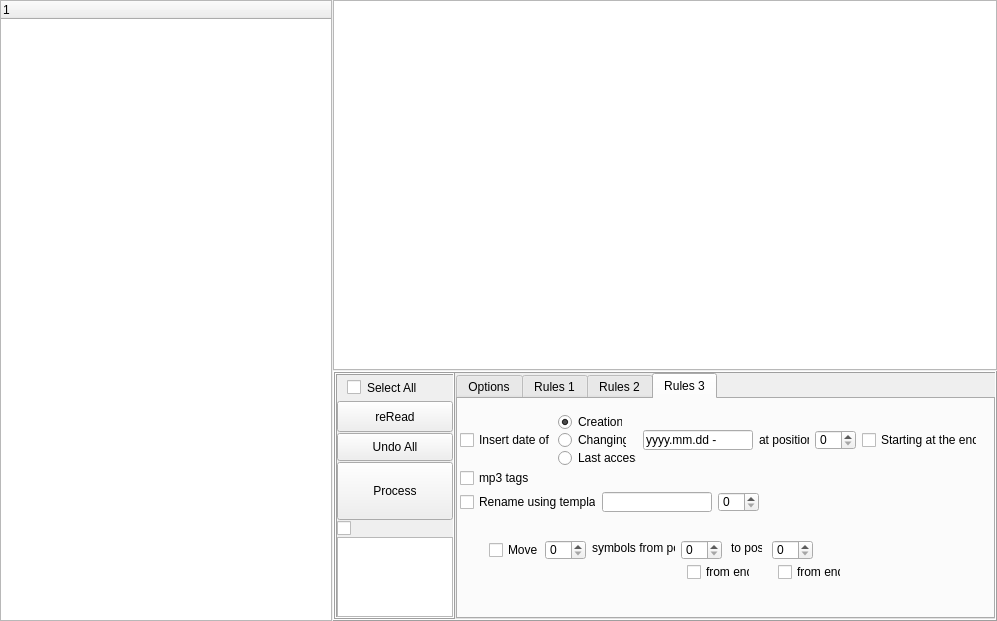
<?xml version="1.0" encoding="UTF-8"?>
<ui version="4.0">
 <class>qt_002_dirTreeClass</class>
 <widget class="QMainWindow" name="qt_002_dirTreeClass">
  <property name="geometry">
   <rect>
    <x>0</x>
    <y>0</y>
    <width>997</width>
    <height>621</height>
   </rect>
  </property>
  <property name="windowTitle">
   <string>qt_002_dirTree</string>
  </property>
  <widget class="QWidget" name="centralWidget">
   <layout class="QGridLayout" name="gridLayout_2">
    <property name="leftMargin">
     <number>0</number>
    </property>
    <property name="topMargin">
     <number>0</number>
    </property>
    <property name="rightMargin">
     <number>0</number>
    </property>
    <property name="bottomMargin">
     <number>0</number>
    </property>
    <property name="spacing">
     <number>0</number>
    </property>
    <item row="0" column="0">
     <layout class="QHBoxLayout" name="horizontalLayout_2" stretch="1,2">
      <property name="spacing">
       <number>1</number>
      </property>
      <item>
       <widget class="QTreeWidget" name="treeWidget">
        <property name="horizontalScrollBarPolicy">
         <enum>Qt::ScrollBarAsNeeded</enum>
        </property>
        <property name="sizeAdjustPolicy">
         <enum>QAbstractScrollArea::AdjustIgnored</enum>
        </property>
        <property name="horizontalScrollMode">
         <enum>QAbstractItemView::ScrollPerItem</enum>
        </property>
        <property name="uniformRowHeights">
         <bool>false</bool>
        </property>
        <property name="sortingEnabled">
         <bool>false</bool>
        </property>
        <attribute name="headerDefaultSectionSize">
         <number>100</number>
        </attribute>
        <attribute name="headerMinimumSectionSize">
         <number>31</number>
        </attribute>
        <attribute name="headerShowSortIndicator" stdset="0">
         <bool>false</bool>
        </attribute>
        <attribute name="headerStretchLastSection">
         <bool>true</bool>
        </attribute>
        <column>
         <property name="text">
          <string notr="true">1</string>
         </property>
        </column>
       </widget>
      </item>
      <item>
       <layout class="QVBoxLayout" name="verticalLayout" stretch="5,3">
        <property name="spacing">
         <number>1</number>
        </property>
        <item>
         <widget class="QTableWidget" name="tableWidget"/>
        </item>
        <item>
         <widget class="QFrame" name="frame_2">
          <property name="minimumSize">
           <size>
            <width>0</width>
            <height>250</height>
           </size>
          </property>
          <property name="maximumSize">
           <size>
            <width>16777215</width>
            <height>250</height>
           </size>
          </property>
          <property name="frameShape">
           <enum>QFrame::Box</enum>
          </property>
          <property name="frameShadow">
           <enum>QFrame::Raised</enum>
          </property>
          <layout class="QGridLayout" name="gridLayout">
           <property name="leftMargin">
            <number>0</number>
           </property>
           <property name="topMargin">
            <number>0</number>
           </property>
           <property name="rightMargin">
            <number>0</number>
           </property>
           <property name="bottomMargin">
            <number>0</number>
           </property>
           <property name="spacing">
            <number>0</number>
           </property>
           <item row="0" column="0">
            <layout class="QHBoxLayout" name="horizontalLayout">
             <property name="spacing">
              <number>1</number>
             </property>
             <item>
              <widget class="QFrame" name="frame">
               <property name="minimumSize">
                <size>
                 <width>120</width>
                 <height>0</height>
                </size>
               </property>
               <property name="maximumSize">
                <size>
                 <width>120</width>
                 <height>16777215</height>
                </size>
               </property>
               <property name="frameShape">
                <enum>QFrame::Box</enum>
               </property>
               <property name="frameShadow">
                <enum>QFrame::Raised</enum>
               </property>
               <layout class="QGridLayout" name="gridLayout_3" columnstretch="0">
                <property name="leftMargin">
                 <number>0</number>
                </property>
                <property name="topMargin">
                 <number>0</number>
                </property>
                <property name="rightMargin">
                 <number>0</number>
                </property>
                <property name="bottomMargin">
                 <number>0</number>
                </property>
                <property name="horizontalSpacing">
                 <number>0</number>
                </property>
                <property name="verticalSpacing">
                 <number>1</number>
                </property>
                <item row="0" column="0">
                 <widget class="QCheckBox" name="checkBoxSelAll">
                  <property name="baseSize">
                   <size>
                    <width>0</width>
                    <height>0</height>
                   </size>
                  </property>
                  <property name="layoutDirection">
                   <enum>Qt::LeftToRight</enum>
                  </property>
                  <property name="autoFillBackground">
                   <bool>false</bool>
                  </property>
                  <property name="styleSheet">
                   <string notr="true">QCheckBox { padding: 5px; padding-left: 10px; }</string>
                  </property>
                  <property name="text">
                   <string>Select All</string>
                  </property>
                  <property name="iconSize">
                   <size>
                    <width>16</width>
                    <height>16</height>
                   </size>
                  </property>
                  <property name="tristate">
                   <bool>false</bool>
                  </property>
                 </widget>
                </item>
                <item row="1" column="0">
                 <widget class="QPushButton" name="reReadPushButton">
                  <property name="styleSheet">
                   <string notr="true">QPushButton { height: 23px;  }</string>
                  </property>
                  <property name="text">
                   <string>reRead</string>
                  </property>
                 </widget>
                </item>
                <item row="10" column="0">
                 <widget class="QListWidget" name="listWidgetExtensions"/>
                </item>
                <item row="4" column="0">
                 <widget class="QPushButton" name="pushButtonProcess">
                  <property name="styleSheet">
                   <string notr="true">QPushButton { height: 50px;  }</string>
                  </property>
                  <property name="text">
                   <string>Process</string>
                  </property>
                 </widget>
                </item>
                <item row="9" column="0">
                 <widget class="QCheckBox" name="cb0">
                  <property name="text">
                   <string/>
                  </property>
                 </widget>
                </item>
                <item row="2" column="0">
                 <widget class="QPushButton" name="pb_Undo">
                  <property name="styleSheet">
                   <string notr="true">QPushButton { height: 20px;  }</string>
                  </property>
                  <property name="text">
                   <string>Undo All</string>
                  </property>
                 </widget>
                </item>
               </layout>
              </widget>
             </item>
             <item>
              <widget class="QTabWidget" name="tabWidget">
               <property name="currentIndex">
                <number>3</number>
               </property>
               <widget class="QWidget" name="tab_4">
                <attribute name="title">
                 <string>Options</string>
                </attribute>
                <widget class="QCheckBox" name="cb_dirs">
                 <property name="geometry">
                  <rect>
                   <x>10</x>
                   <y>20</y>
                   <width>111</width>
                   <height>18</height>
                  </rect>
                 </property>
                 <property name="text">
                  <string>Include Directories</string>
                 </property>
                </widget>
               </widget>
               <widget class="QWidget" name="tab">
                <attribute name="title">
                 <string>Rules 1</string>
                </attribute>
                <widget class="QWidget" name="layoutWidget">
                 <property name="geometry">
                  <rect>
                   <x>9</x>
                   <y>3</y>
                   <width>486</width>
                   <height>214</height>
                  </rect>
                 </property>
                 <layout class="QVBoxLayout" name="verticalLayout_2">
                  <item>
                   <layout class="QHBoxLayout" name="horizontalLayout_3">
                    <item>
                     <widget class="QCheckBox" name="cb1">
                      <property name="text">
                       <string>The First Symbol Of Every Word To Upper Case</string>
                      </property>
                     </widget>
                    </item>
                    <item>
                     <widget class="QCheckBox" name="cb2">
                      <property name="text">
                       <string>But skip short words (in, the, a, of)</string>
                      </property>
                      <property name="checked">
                       <bool>true</bool>
                      </property>
                     </widget>
                    </item>
                   </layout>
                  </item>
                  <item>
                   <widget class="QCheckBox" name="cb6">
                    <property name="text">
                     <string>File name to lower case (filename.*)</string>
                    </property>
                   </widget>
                  </item>
                  <item>
                   <widget class="QCheckBox" name="cb4">
                    <property name="text">
                     <string>Extension to lower case (*.jpg)</string>
                    </property>
                   </widget>
                  </item>
                  <item>
                   <widget class="QCheckBox" name="cb5">
                    <property name="text">
                     <string>File name to upper case (FILENAME.*)</string>
                    </property>
                   </widget>
                  </item>
                  <item>
                   <widget class="QCheckBox" name="cb3">
                    <property name="text">
                     <string>Extension to upper case (*.JPG)</string>
                    </property>
                   </widget>
                  </item>
                  <item>
                   <widget class="QCheckBox" name="cb7">
                    <property name="text">
                     <string>Trim spaces (&quot;   filename.txt  &quot; =&gt; &quot;filename.txt&quot;)</string>
                    </property>
                   </widget>
                  </item>
                  <item>
                   <widget class="QCheckBox" name="cb8">
                    <property name="text">
                     <string>Delete all non-letter symbols in the beginning of the file (&quot;_ file.txt&quot; =&gt; &quot;file.txt&quot;)</string>
                    </property>
                   </widget>
                  </item>
                  <item>
                   <widget class="QCheckBox" name="cb20">
                    <property name="text">
                     <string>Prepend all Capital Letters with Space Symbol</string>
                    </property>
                   </widget>
                  </item>
                  <item>
                   <widget class="QCheckBox" name="cb9">
                    <property name="text">
                     <string>Insert Space delimeter between letters and non-letters (&quot;10Filename.txt&quot; =&gt; &quot;10 Filename.txt&quot;)</string>
                    </property>
                   </widget>
                  </item>
                 </layout>
                </widget>
               </widget>
               <widget class="QWidget" name="tab_2">
                <attribute name="title">
                 <string>Rules 2</string>
                </attribute>
                <widget class="QCheckBox" name="cb10">
                 <property name="geometry">
                  <rect>
                   <x>2</x>
                   <y>13</y>
                   <width>118</width>
                   <height>18</height>
                  </rect>
                 </property>
                 <property name="maximumSize">
                  <size>
                   <width>130</width>
                   <height>16777215</height>
                  </size>
                 </property>
                 <property name="text">
                  <string>Replace in Filename</string>
                 </property>
                </widget>
                <widget class="QLineEdit" name="lineEdit_01">
                 <property name="geometry">
                  <rect>
                   <x>125</x>
                   <y>12</y>
                   <width>75</width>
                   <height>20</height>
                  </rect>
                 </property>
                 <property name="minimumSize">
                  <size>
                   <width>75</width>
                   <height>0</height>
                  </size>
                 </property>
                 <property name="maximumSize">
                  <size>
                   <width>75</width>
                   <height>16777215</height>
                  </size>
                 </property>
                </widget>
                <widget class="QLabel" name="label">
                 <property name="geometry">
                  <rect>
                   <x>206</x>
                   <y>12</y>
                   <width>23</width>
                   <height>16</height>
                  </rect>
                 </property>
                 <property name="minimumSize">
                  <size>
                   <width>23</width>
                   <height>0</height>
                  </size>
                 </property>
                 <property name="maximumSize">
                  <size>
                   <width>23</width>
                   <height>16777215</height>
                  </size>
                 </property>
                 <property name="baseSize">
                  <size>
                   <width>0</width>
                   <height>0</height>
                  </size>
                 </property>
                 <property name="text">
                  <string>with</string>
                 </property>
                </widget>
                <widget class="QLineEdit" name="lineEdit_02">
                 <property name="geometry">
                  <rect>
                   <x>235</x>
                   <y>12</y>
                   <width>75</width>
                   <height>20</height>
                  </rect>
                 </property>
                 <property name="minimumSize">
                  <size>
                   <width>75</width>
                   <height>0</height>
                  </size>
                 </property>
                 <property name="maximumSize">
                  <size>
                   <width>75</width>
                   <height>16777215</height>
                  </size>
                 </property>
                </widget>
                <widget class="QSpinBox" name="spinBox_01">
                 <property name="geometry">
                  <rect>
                   <x>316</x>
                   <y>12</y>
                   <width>41</width>
                   <height>20</height>
                  </rect>
                 </property>
                 <property name="minimumSize">
                  <size>
                   <width>0</width>
                   <height>0</height>
                  </size>
                 </property>
                 <property name="maximumSize">
                  <size>
                   <width>1111</width>
                   <height>16777215</height>
                  </size>
                 </property>
                </widget>
                <widget class="QCheckBox" name="cb11">
                 <property name="geometry">
                  <rect>
                   <x>402</x>
                   <y>13</y>
                   <width>127</width>
                   <height>18</height>
                  </rect>
                 </property>
                 <property name="text">
                  <string>Starting at the end</string>
                 </property>
                </widget>
                <widget class="QLineEdit" name="lineEdit_03">
                 <property name="geometry">
                  <rect>
                   <x>125</x>
                   <y>40</y>
                   <width>75</width>
                   <height>20</height>
                  </rect>
                 </property>
                 <property name="minimumSize">
                  <size>
                   <width>75</width>
                   <height>0</height>
                  </size>
                 </property>
                 <property name="maximumSize">
                  <size>
                   <width>75</width>
                   <height>16777215</height>
                  </size>
                 </property>
                </widget>
                <widget class="QLabel" name="label_3">
                 <property name="geometry">
                  <rect>
                   <x>206</x>
                   <y>40</y>
                   <width>23</width>
                   <height>16</height>
                  </rect>
                 </property>
                 <property name="minimumSize">
                  <size>
                   <width>23</width>
                   <height>0</height>
                  </size>
                 </property>
                 <property name="maximumSize">
                  <size>
                   <width>23</width>
                   <height>16777215</height>
                  </size>
                 </property>
                 <property name="baseSize">
                  <size>
                   <width>0</width>
                   <height>0</height>
                  </size>
                 </property>
                 <property name="text">
                  <string>with</string>
                 </property>
                </widget>
                <widget class="QCheckBox" name="cb13">
                 <property name="geometry">
                  <rect>
                   <x>402</x>
                   <y>41</y>
                   <width>127</width>
                   <height>18</height>
                  </rect>
                 </property>
                 <property name="text">
                  <string>Starting at the end</string>
                 </property>
                </widget>
                <widget class="QSpinBox" name="spinBox_02">
                 <property name="geometry">
                  <rect>
                   <x>316</x>
                   <y>40</y>
                   <width>41</width>
                   <height>20</height>
                  </rect>
                 </property>
                 <property name="minimumSize">
                  <size>
                   <width>0</width>
                   <height>0</height>
                  </size>
                 </property>
                 <property name="maximumSize">
                  <size>
                   <width>1111</width>
                   <height>16777215</height>
                  </size>
                 </property>
                </widget>
                <widget class="QCheckBox" name="cb12">
                 <property name="geometry">
                  <rect>
                   <x>2</x>
                   <y>41</y>
                   <width>118</width>
                   <height>18</height>
                  </rect>
                 </property>
                 <property name="maximumSize">
                  <size>
                   <width>118</width>
                   <height>16777215</height>
                  </size>
                 </property>
                 <property name="text">
                  <string>Replace in Extension</string>
                 </property>
                </widget>
                <widget class="QLineEdit" name="lineEdit_04">
                 <property name="geometry">
                  <rect>
                   <x>235</x>
                   <y>40</y>
                   <width>75</width>
                   <height>20</height>
                  </rect>
                 </property>
                 <property name="minimumSize">
                  <size>
                   <width>75</width>
                   <height>0</height>
                  </size>
                 </property>
                 <property name="maximumSize">
                  <size>
                   <width>75</width>
                   <height>16777215</height>
                  </size>
                 </property>
                </widget>
                <widget class="QLabel" name="label_4">
                 <property name="geometry">
                  <rect>
                   <x>363</x>
                   <y>40</y>
                   <width>33</width>
                   <height>16</height>
                  </rect>
                 </property>
                 <property name="minimumSize">
                  <size>
                   <width>33</width>
                   <height>0</height>
                  </size>
                 </property>
                 <property name="maximumSize">
                  <size>
                   <width>33</width>
                   <height>16777215</height>
                  </size>
                 </property>
                 <property name="text">
                  <string>times</string>
                 </property>
                </widget>
                <widget class="QLabel" name="label_2">
                 <property name="geometry">
                  <rect>
                   <x>363</x>
                   <y>12</y>
                   <width>33</width>
                   <height>16</height>
                  </rect>
                 </property>
                 <property name="minimumSize">
                  <size>
                   <width>33</width>
                   <height>0</height>
                  </size>
                 </property>
                 <property name="maximumSize">
                  <size>
                   <width>33</width>
                   <height>16777215</height>
                  </size>
                 </property>
                 <property name="text">
                  <string>times</string>
                 </property>
                </widget>
                <widget class="QLineEdit" name="lineEdit_07">
                 <property name="geometry">
                  <rect>
                   <x>61</x>
                   <y>171</y>
                   <width>110</width>
                   <height>20</height>
                  </rect>
                 </property>
                </widget>
                <widget class="QCheckBox" name="cb21">
                 <property name="geometry">
                  <rect>
                   <x>2</x>
                   <y>172</y>
                   <width>53</width>
                   <height>18</height>
                  </rect>
                 </property>
                 <property name="text">
                  <string>Insert</string>
                 </property>
                </widget>
                <widget class="QRadioButton" name="rb_006">
                 <property name="geometry">
                  <rect>
                   <x>179</x>
                   <y>194</y>
                   <width>75</width>
                   <height>18</height>
                  </rect>
                 </property>
                 <property name="text">
                  <string>using mask</string>
                 </property>
                </widget>
                <widget class="QLineEdit" name="lineEdit_10">
                 <property name="geometry">
                  <rect>
                   <x>271</x>
                   <y>193</y>
                   <width>110</width>
                   <height>20</height>
                  </rect>
                 </property>
                 <property name="text">
                  <string/>
                 </property>
                 <property name="placeholderText">
                  <string/>
                 </property>
                </widget>
                <widget class="QSpinBox" name="spinBox_07">
                 <property name="geometry">
                  <rect>
                   <x>402</x>
                   <y>193</y>
                   <width>41</width>
                   <height>20</height>
                  </rect>
                 </property>
                </widget>
                <widget class="QLabel" name="label_8">
                 <property name="geometry">
                  <rect>
                   <x>449</x>
                   <y>193</y>
                   <width>25</width>
                   <height>16</height>
                  </rect>
                 </property>
                 <property name="text">
                  <string>times</string>
                 </property>
                </widget>
                <widget class="QRadioButton" name="rb_005">
                 <property name="geometry">
                  <rect>
                   <x>179</x>
                   <y>172</y>
                   <width>86</width>
                   <height>18</height>
                  </rect>
                 </property>
                 <property name="text">
                  <string>at position of</string>
                 </property>
                </widget>
                <widget class="QLineEdit" name="lineEdit_09">
                 <property name="geometry">
                  <rect>
                   <x>271</x>
                   <y>171</y>
                   <width>110</width>
                   <height>20</height>
                  </rect>
                 </property>
                </widget>
                <widget class="QCheckBox" name="cb27">
                 <property name="geometry">
                  <rect>
                   <x>402</x>
                   <y>172</y>
                   <width>108</width>
                   <height>18</height>
                  </rect>
                 </property>
                 <property name="text">
                  <string>insert at the back</string>
                 </property>
                </widget>
                <widget class="QRadioButton" name="rb_004">
                 <property name="geometry">
                  <rect>
                   <x>179</x>
                   <y>150</y>
                   <width>73</width>
                   <height>18</height>
                  </rect>
                 </property>
                 <property name="text">
                  <string>at position</string>
                 </property>
                 <property name="checked">
                  <bool>true</bool>
                 </property>
                </widget>
                <widget class="QSpinBox" name="spinBox_05">
                 <property name="geometry">
                  <rect>
                   <x>271</x>
                   <y>149</y>
                   <width>41</width>
                   <height>20</height>
                  </rect>
                 </property>
                </widget>
                <widget class="QCheckBox" name="cb22">
                 <property name="geometry">
                  <rect>
                   <x>402</x>
                   <y>150</y>
                   <width>115</width>
                   <height>18</height>
                  </rect>
                 </property>
                 <property name="text">
                  <string>Starting at the end</string>
                 </property>
                </widget>
                <widget class="QComboBox" name="comboBox_01">
                 <property name="geometry">
                  <rect>
                   <x>235</x>
                   <y>66</y>
                   <width>103</width>
                   <height>20</height>
                  </rect>
                 </property>
                 <item>
                  <property name="text">
                   <string>At the beginning</string>
                  </property>
                 </item>
                 <item>
                  <property name="text">
                   <string>At the end</string>
                  </property>
                 </item>
                </widget>
                <widget class="QCheckBox" name="cb14">
                 <property name="geometry">
                  <rect>
                   <x>2</x>
                   <y>67</y>
                   <width>55</width>
                   <height>18</height>
                  </rect>
                 </property>
                 <property name="text">
                  <string>Delete</string>
                 </property>
                </widget>
                <widget class="QSpinBox" name="spinBox_03">
                 <property name="geometry">
                  <rect>
                   <x>125</x>
                   <y>66</y>
                   <width>41</width>
                   <height>20</height>
                  </rect>
                 </property>
                </widget>
                <widget class="QLabel" name="label_5">
                 <property name="geometry">
                  <rect>
                   <x>168</x>
                   <y>66</y>
                   <width>38</width>
                   <height>16</height>
                  </rect>
                 </property>
                 <property name="text">
                  <string>symbols</string>
                 </property>
                </widget>
                <widget class="QCheckBox" name="cb15">
                 <property name="geometry">
                  <rect>
                   <x>356</x>
                   <y>67</y>
                   <width>111</width>
                   <height>18</height>
                  </rect>
                 </property>
                 <property name="text">
                  <string>Starting at position</string>
                 </property>
                </widget>
                <widget class="QSpinBox" name="spinBox_04">
                 <property name="geometry">
                  <rect>
                   <x>472</x>
                   <y>66</y>
                   <width>41</width>
                   <height>20</height>
                  </rect>
                 </property>
                </widget>
                <widget class="QLineEdit" name="lineEdit_06">
                 <property name="geometry">
                  <rect>
                   <x>160</x>
                   <y>121</y>
                   <width>75</width>
                   <height>20</height>
                  </rect>
                 </property>
                 <property name="minimumSize">
                  <size>
                   <width>75</width>
                   <height>0</height>
                  </size>
                 </property>
                 <property name="maximumSize">
                  <size>
                   <width>75</width>
                   <height>16777215</height>
                  </size>
                 </property>
                </widget>
                <widget class="QCheckBox" name="cb17">
                 <property name="geometry">
                  <rect>
                   <x>2</x>
                   <y>122</y>
                   <width>152</width>
                   <height>18</height>
                  </rect>
                 </property>
                 <property name="text">
                  <string>Remove all symbols before</string>
                 </property>
                </widget>
                <widget class="QLabel" name="label_7">
                 <property name="geometry">
                  <rect>
                   <x>241</x>
                   <y>121</y>
                   <width>38</width>
                   <height>16</height>
                  </rect>
                 </property>
                 <property name="text">
                  <string>is found</string>
                 </property>
                </widget>
                <widget class="QCheckBox" name="cb19">
                 <property name="geometry">
                  <rect>
                   <x>297</x>
                   <y>122</y>
                   <width>94</width>
                   <height>18</height>
                  </rect>
                 </property>
                 <property name="text">
                  <string>Including delim</string>
                 </property>
                </widget>
                <widget class="QCheckBox" name="cb18">
                 <property name="geometry">
                  <rect>
                   <x>402</x>
                   <y>122</y>
                   <width>115</width>
                   <height>18</height>
                  </rect>
                 </property>
                 <property name="text">
                  <string>Starting at the end</string>
                 </property>
                </widget>
                <widget class="QLineEdit" name="lineEdit_05">
                 <property name="geometry">
                  <rect>
                   <x>125</x>
                   <y>93</y>
                   <width>75</width>
                   <height>20</height>
                  </rect>
                 </property>
                 <property name="minimumSize">
                  <size>
                   <width>75</width>
                   <height>0</height>
                  </size>
                 </property>
                 <property name="maximumSize">
                  <size>
                   <width>75</width>
                   <height>16777215</height>
                  </size>
                 </property>
                </widget>
                <widget class="QCheckBox" name="cb16">
                 <property name="geometry">
                  <rect>
                   <x>2</x>
                   <y>94</y>
                   <width>122</width>
                   <height>18</height>
                  </rect>
                 </property>
                 <property name="text">
                  <string>Reduce sequence of</string>
                 </property>
                </widget>
                <widget class="QLabel" name="label_6">
                 <property name="geometry">
                  <rect>
                   <x>208</x>
                   <y>93</y>
                   <width>63</width>
                   <height>16</height>
                  </rect>
                 </property>
                 <property name="text">
                  <string>to single item</string>
                 </property>
                </widget>
               </widget>
               <widget class="QWidget" name="tab_3">
                <attribute name="title">
                 <string>Rules 3</string>
                </attribute>
                <widget class="QCheckBox" name="cb26">
                 <property name="geometry">
                  <rect>
                   <x>2</x>
                   <y>70</y>
                   <width>71</width>
                   <height>18</height>
                  </rect>
                 </property>
                 <property name="text">
                  <string>mp3 tags</string>
                 </property>
                </widget>
                <widget class="QCheckBox" name="cb28">
                 <property name="geometry">
                  <rect>
                   <x>2</x>
                   <y>94</y>
                   <width>136</width>
                   <height>18</height>
                  </rect>
                 </property>
                 <property name="text">
                  <string>Rename using template</string>
                 </property>
                </widget>
                <widget class="QLineEdit" name="lineEdit_11">
                 <property name="geometry">
                  <rect>
                   <x>144</x>
                   <y>93</y>
                   <width>110</width>
                   <height>20</height>
                  </rect>
                 </property>
                </widget>
                <widget class="QSpinBox" name="spinBox_08">
                 <property name="geometry">
                  <rect>
                   <x>260</x>
                   <y>93</y>
                   <width>41</width>
                   <height>20</height>
                  </rect>
                 </property>
                </widget>
                <widget class="QCheckBox" name="cb24">
                 <property name="geometry">
                  <rect>
                   <x>2</x>
                   <y>32</y>
                   <width>91</width>
                   <height>18</height>
                  </rect>
                 </property>
                 <property name="text">
                  <string>Insert date of</string>
                 </property>
                </widget>
                <widget class="QLineEdit" name="lineEdit_08">
                 <property name="geometry">
                  <rect>
                   <x>185</x>
                   <y>31</y>
                   <width>110</width>
                   <height>20</height>
                  </rect>
                 </property>
                 <property name="text">
                  <string>yyyy.mm.dd - </string>
                 </property>
                </widget>
                <widget class="QLabel" name="label_9">
                 <property name="geometry">
                  <rect>
                   <x>301</x>
                   <y>33</y>
                   <width>50</width>
                   <height>16</height>
                  </rect>
                 </property>
                 <property name="text">
                  <string>at position</string>
                 </property>
                </widget>
                <widget class="QSpinBox" name="spinBox_06">
                 <property name="geometry">
                  <rect>
                   <x>357</x>
                   <y>31</y>
                   <width>41</width>
                   <height>20</height>
                  </rect>
                 </property>
                </widget>
                <widget class="QCheckBox" name="cb25">
                 <property name="geometry">
                  <rect>
                   <x>404</x>
                   <y>32</y>
                   <width>115</width>
                   <height>18</height>
                  </rect>
                 </property>
                 <property name="text">
                  <string>Starting at the end</string>
                 </property>
                </widget>
                <widget class="QRadioButton" name="rb_001">
                 <property name="geometry">
                  <rect>
                   <x>100</x>
                   <y>14</y>
                   <width>64</width>
                   <height>18</height>
                  </rect>
                 </property>
                 <property name="text">
                  <string>Creation</string>
                 </property>
                 <property name="checked">
                  <bool>true</bool>
                 </property>
                </widget>
                <widget class="QRadioButton" name="rb_002">
                 <property name="geometry">
                  <rect>
                   <x>100</x>
                   <y>32</y>
                   <width>68</width>
                   <height>18</height>
                  </rect>
                 </property>
                 <property name="text">
                  <string>Changing</string>
                 </property>
                </widget>
                <widget class="QRadioButton" name="rb_003">
                 <property name="geometry">
                  <rect>
                   <x>100</x>
                   <y>50</y>
                   <width>78</width>
                   <height>18</height>
                  </rect>
                 </property>
                 <property name="sizePolicy">
                  <sizepolicy hsizetype="Minimum" vsizetype="Fixed">
                   <horstretch>0</horstretch>
                   <verstretch>0</verstretch>
                  </sizepolicy>
                 </property>
                 <property name="text">
                  <string>Last access</string>
                 </property>
                </widget>
                <widget class="QSpinBox" name="spinBox_29_1">
                 <property name="geometry">
                  <rect>
                   <x>87</x>
                   <y>141</y>
                   <width>41</width>
                   <height>20</height>
                  </rect>
                 </property>
                </widget>
                <widget class="QCheckBox" name="cb29">
                 <property name="geometry">
                  <rect>
                   <x>31</x>
                   <y>142</y>
                   <width>50</width>
                   <height>18</height>
                  </rect>
                 </property>
                 <property name="text">
                  <string>Move</string>
                 </property>
                </widget>
                <widget class="QLabel" name="label_29_1">
                 <property name="geometry">
                  <rect>
                   <x>134</x>
                   <y>141</y>
                   <width>83</width>
                   <height>16</height>
                  </rect>
                 </property>
                 <property name="text">
                  <string>symbols from pos</string>
                 </property>
                </widget>
                <widget class="QSpinBox" name="spinBox_29_2">
                 <property name="geometry">
                  <rect>
                   <x>223</x>
                   <y>141</y>
                   <width>41</width>
                   <height>20</height>
                  </rect>
                 </property>
                </widget>
                <widget class="QLabel" name="label_29_2">
                 <property name="geometry">
                  <rect>
                   <x>273</x>
                   <y>141</y>
                   <width>31</width>
                   <height>16</height>
                  </rect>
                 </property>
                 <property name="text">
                  <string>to pos</string>
                 </property>
                </widget>
                <widget class="QSpinBox" name="spinBox_29_3">
                 <property name="geometry">
                  <rect>
                   <x>314</x>
                   <y>141</y>
                   <width>41</width>
                   <height>20</height>
                  </rect>
                 </property>
                </widget>
                <widget class="QCheckBox" name="cb_29_1">
                 <property name="geometry">
                  <rect>
                   <x>229</x>
                   <y>164</y>
                   <width>63</width>
                   <height>18</height>
                  </rect>
                 </property>
                 <property name="text">
                  <string>from end</string>
                 </property>
                </widget>
                <widget class="QCheckBox" name="cb_29_2">
                 <property name="geometry">
                  <rect>
                   <x>320</x>
                   <y>164</y>
                   <width>63</width>
                   <height>18</height>
                  </rect>
                 </property>
                 <property name="text">
                  <string>from end</string>
                 </property>
                </widget>
               </widget>
              </widget>
             </item>
            </layout>
           </item>
          </layout>
         </widget>
        </item>
       </layout>
      </item>
     </layout>
    </item>
   </layout>
  </widget>
  <widget class="QMenuBar" name="menuBar">
   <property name="geometry">
    <rect>
     <x>0</x>
     <y>0</y>
     <width>997</width>
     <height>18</height>
    </rect>
   </property>
  </widget>
 </widget>
 <layoutdefault spacing="6" margin="11"/>
 <resources>
  <include location="qt_002_dirtree.qrc"/>
 </resources>
 <connections/>
</ui>
